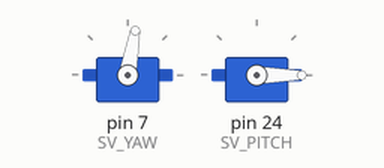
Simulated run of this sketch. Board: Arduino Mega 2560, built with avr-gcc and run on an emulated ATmega2560. Shown: 2 × servo. What the sketch prints to the serial monitor is not drawn.

Above: at 0.05 s.
Timing chart, 0 to 14.3 s (numbered marks = the images above):
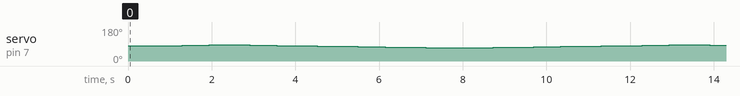

The sketch:

servo_LIDAR.ino
```cpp
#include <Servo.h>
Servo servo_YAW;
Servo servo_PITCH;
const int SV_YAW = 7;       // サーボモーターをデジタルピン7に
const int SV_PITCH = 24;       // サーボモーターをデジタルピン7に
int deg_YAW = 80;     // PWMパルス幅を1450マイクロ秒(2.4ms)に設定
int deg_PITCH = 0;     // PWMパルス幅を1450マイクロ秒(2.4ms)に設定
boolean reverse = 0;

//LIDARセンサー
int bytenum = 0;
int cm_LIDAR = 0;
boolean LIDAR_flag = 1;
int LIDAR_buf = 0;
int distance = 0;
int count = 0;

void setup(){
  Serial.begin(115200);

  servo_YAW.attach(SV_YAW, 500, 2400);  // サーボの割当(パルス幅500~2400msに指定)
  servo_YAW.write(deg_YAW);    // サーボモーターを0度の位置まで動かす
  servo_PITCH.attach(SV_PITCH, 500, 2400);  // サーボの割当(パルス幅500~2400msに指定)
  servo_PITCH.write(deg_PITCH);    // サーボモーターを0度の位置まで動かす


  //TWElite通信用ハードウェアシリアル
  Serial2.begin(115200);
  while (!Serial2) {
    ; // wait for serial port to connect. Needed for native USB port only
  }

}

void loop(){
  count += 1;
  delay(10);
  if(count > 30){
    Serial.println("-----------------------------------------------------------------------");
    servo_YAW.write(deg_YAW);    // サーボモーターを0度の位置まで動かす
    if(reverse == 0){
      deg_YAW += 1;
    }
    else{
      deg_YAW -= 1;
    }
    if(deg_YAW > 85){
      reverse = 1;
    }
    if(deg_YAW < 70){
      reverse = 0;
    }
    count = 0;
  }
  Serial.print("count:");
  Serial.print(count);
  Serial.print(":deg_YAW");
  Serial.print(deg_YAW);
  //---------------------LIDARセンサ取得--------------------------------------------------
  while (Serial2.available() > 0) {
    byte c = Serial2.read();
    switch(bytenum){
      case 0://frame header must be 0x59
//        Serial.print("Byte0:");
//        Serial.println(c,HEX);
        if(c == 0x59){
          bytenum += 1;
        }
        break;
      case 1://frame header must be 0x59
//        Serial.print("Byte1:");
//        Serial.println(c,HEX);
        if(c == 0x59){
          bytenum += 1;
        }
        break;
      case 2://distance value low 8 bits
//        Serial.print("Byte2:");
//        Serial.println(c,HEX);
        distance = c;
        bytenum += 1;
        break;
      case 3://distance value high 8 bits
//        Serial.print("Byte3:");
//        Serial.println(c,HEX);
        distance = distance + 256*(int)c;
        Serial.print(":distance:");
        Serial.println(distance);
        distance = 0;
        bytenum += 1;
        break;
      case 4://strength value low 8 bits
//        Serial.print("Byte4:");
//        Serial.println(c,HEX);
        bytenum += 1;
        break;
      case 5://strength value high 8 bits
//        Serial.print("Byte5:");
//        Serial.println(c,HEX);
        bytenum += 1;
        break;
      case 6://Temp_L low 8 bits
//        Serial.print("Byte6:");
//        Serial.println(c,HEX);
        bytenum += 1;
        break;
      case 7://Temp_H high 8 bits
//        Serial.print("Byte7:");
//        Serial.println(c,HEX);
        bytenum += 1;
        break;
      case 8://checksum
//        Serial.print("Byte8:");
//        Serial.println(c,HEX);
        bytenum = 0;
        break;
    }
  }
}
```
